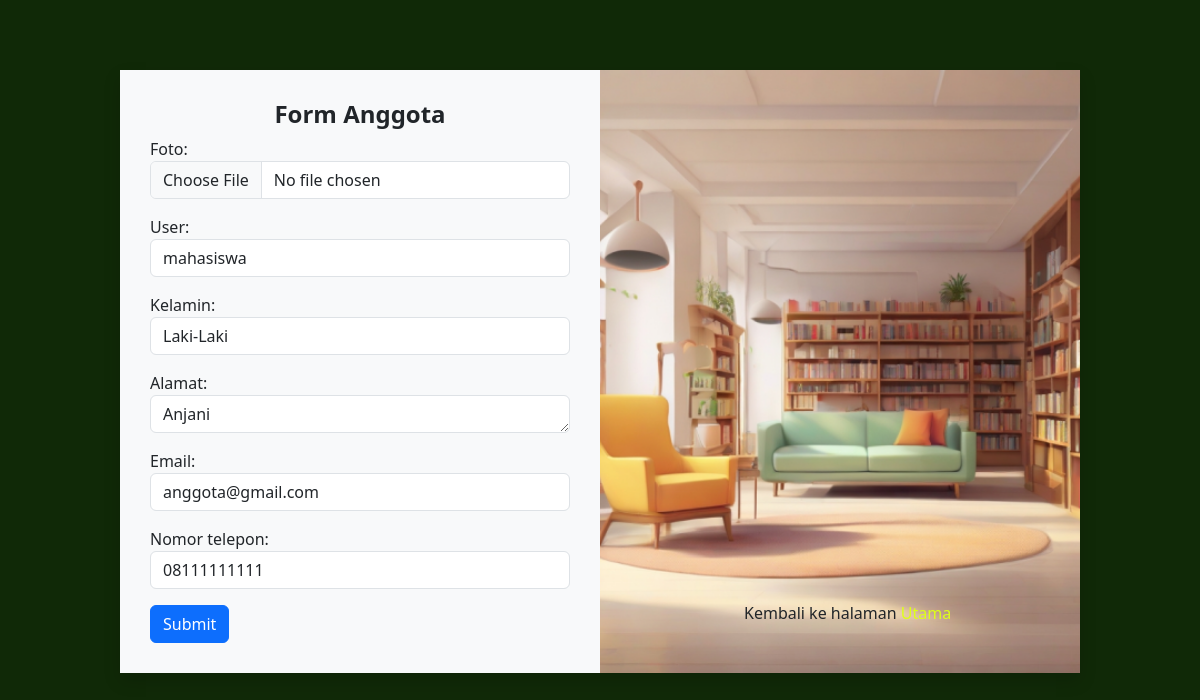
/anggota/update/1/ (signed in), run on an earlier commit of the app's database.
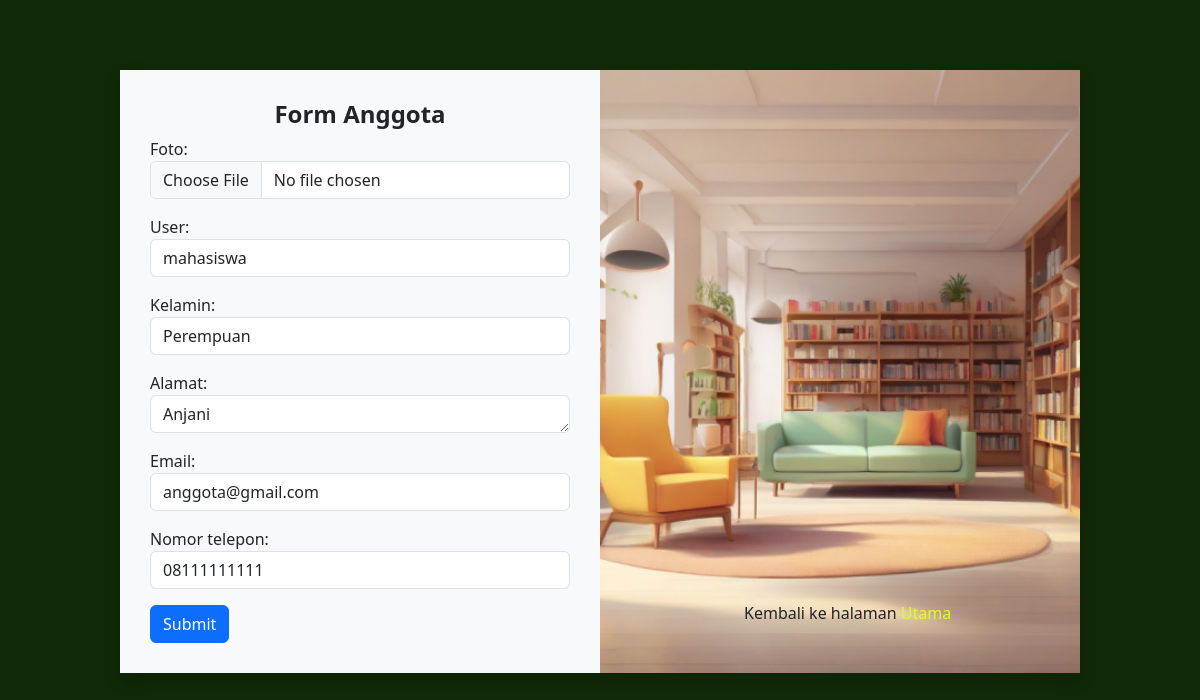
And on a later commit of the database.
### app_perpus/models.py (models this page shows, shortened)
class Anggota(models.Model):
    foto = models.ImageField(upload_to='img', default=False)
    user = models.OneToOneField(User, on_delete=models.CASCADE, related_name='anggota')
    KELAMIN_CHOICES = [
        ('Laki-Laki', 'Laki-Laki'),
        ('Perempuan', 'Perempuan'),
    ]
    kelamin = models.CharField(max_length=10, choices=KELAMIN_CHOICES)
    alamat = models.CharField(max_length=200)
    email = models.CharField(max_length=20, default='anggota@gmail.com')
    nomor_telepon = models.CharField(max_length=20)
    created_at = models.DateTimeField(auto_now_add=True)

### app_perpus/views.py (the view)
# urls.py: path('anggota/update/<int:anggota_id>/', views.update_anggota, name='update_anggota'),
@login_required
def update_anggota(request, anggota_id):
    anggota = get_object_or_404(Anggota, id=anggota_id)
    if request.method == 'POST':
        form = AnggotaForm(request.POST, request.FILES, instance=anggota)
        if form.is_valid():
            form.save()
            return redirect('list_anggota')
    else:
        form = AnggotaForm(instance=anggota)
    return render(request, 'anggota_add.html', {'form': form, 'anggota': anggota})

### app_perpus/forms.py (shortened to what this page needs)
class AnggotaForm(forms.ModelForm):
    class Meta:
        model = Anggota
        fields = "__all__"
        widgets = {
            'foto': forms.FileInput(attrs={'class': 'form-control'}),
            'user': forms.Select(attrs={'class': 'form-control'}),
            'kelamin': forms.Select(attrs={'class': 'form-control'}),
            'alamat': forms.Textarea(attrs={'class': 'form-control','style':'height: 20px;'}),
            'email': forms.TextInput(attrs={'class': 'form-control'}),
            'nomor_telepon': forms.TextInput(attrs={'class': 'form-control'}),
        }

### templates/anggota_add.html (shortened to what this page needs)
{% load static %}
<!doctype html>
<html lang="en">
  <head>
    <link href="https://cdn.jsdelivr.net/npm/bootstrap@5.3.2/dist/css/bootstrap.min.css" rel="stylesheet">
  </head>
  <body style="background-color:  #102907;">
    <div class="container shadow bg-body-tertiary" style=" width: 80%; margin: 70px auto;">
        <div class="row" >
            <div class="col-6" style="padding:30px;">
                <h4 class="text-center fw-bold">Form Anggota</h4>
                <form id="anggotaForm" method="post" enctype="multipart/form-data">
                    {{ form.as_p }}
                    <button type="submit" class="btn btn-primary">Submit</button>
                </form>
            </div>
            <div class="col-6" style="padding: 0; position: relative;">
                <h6 style="position: absolute; bottom: 0; right: 20px; left: 30%; margin-bottom: 50px;">Kembali ke halaman <a href="{% url 'list_anggota' %}" style="text-decoration: none; color: rgb(221, 255, 25);">Utama</a></h6>
              <img src="{% static 'img/bg2.png' %}" style="width: 100%; height: 100%; object-fit: cover;">
            </div>
          </div>
    </div>
  </body>
</html>

What changed in the data, as far as the page shows it:
changed Anggota "mahasiswa": kelamin "Laki-Laki" → "Perempuan"
